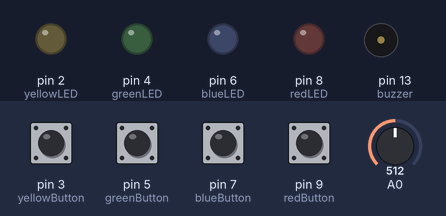
The sketch below on a simulated Arduino Uno, built with avr-gcc and run on an emulated ATmega328P. On the bench: output pins drawn as LEDs (lit = HIGH), buzzer (waves = sounding). Dashed ring = blinking. The test bench sets the inputs (shaded band); at power-on: pin 3 (yellowButton), pin 5 (greenButton), pin 7 (blueButton), pin 9 (redButton) HIGH, A0 = 512. Random numbers use the default seed unless the sketch sets one.

Above: at 2.2 s.
2.3 s: pin 3 (yellowButton) pulled LOW for 0.15 s
At 2.6 s:
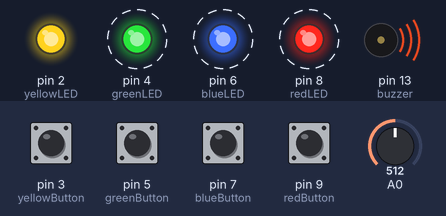
5.3 s: A0 set to 306
8.3 s: pin 7 (blueButton) pulled LOW for 0.15 s
At 8.6 s:
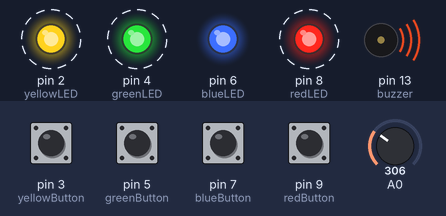
11.3 s: A0 set to 511
14.3 s: pin 5 (greenButton) pulled LOW for 0.15 s
At 14.4 s:
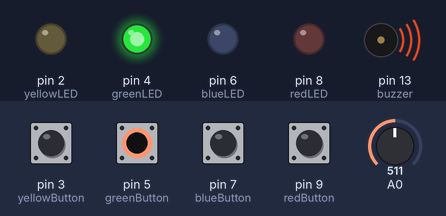
Timing chart, 0 to 18.3 s (numbered marks = the images above; inputs shaded):
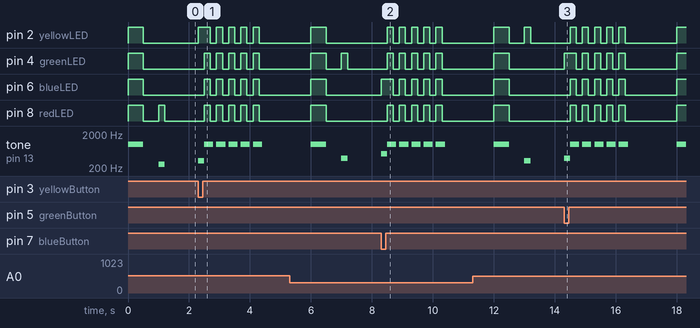

Measured:
- after the input at 2.3 s, pin 2 (yellowLED): LOW → HIGH at once, then repeats every 0.40 s: LOW 0.20 s, HIGH 0.20 s, until it stays LOW from 4.3 s; pin 4 (greenLED): alternates HIGH for 0.20 s and LOW for 0.20 s, 10 changes in all, then stays LOW, starting after 0.20 s
- after the input at 8.3 s, pin 2 (yellowLED), pin 4 (greenLED): alternates HIGH for 0.20 s and LOW for 0.20 s, 10 changes in all, then stays LOW, starting after 0.20 s
- after the input at 14.3 s, pin 2 (yellowLED): goes 4 × (HIGH 0.20 s, LOW 0.20 s), HIGH 0.20 s, LOW 1.7 s, then HIGH, starting after 0.20 s; pin 4 (greenLED): goes HIGH 0.40 s, 4 × (LOW 0.20 s, HIGH 0.20 s), LOW 1.7 s, then HIGH, starting at once

The sketch:

Memory_Arduino.ino
```cpp
const int yellowLED = 2;
const int greenLED = 4;
const int blueLED = 6;
const int redLED = 8;
const int yellowButton = 3;
const int greenButton = 5;
const int blueButton = 7;
const int redButton = 9;
const int buzzer = 13;

int sequence[100];
int playerInput[100];
int level = 0;
bool gameOver = false;

void setup() {
  pinMode(redLED, OUTPUT);
  pinMode(yellowLED, OUTPUT);
  pinMode(greenLED, OUTPUT);
  pinMode(blueLED, OUTPUT);

  pinMode(redButton, INPUT_PULLUP);
  pinMode(yellowButton, INPUT_PULLUP);
  pinMode(greenButton, INPUT_PULLUP);
  pinMode(blueButton, INPUT_PULLUP);

  pinMode(buzzer, OUTPUT);

  Serial.begin(9600);

  startGame();
}

void loop() {
  if (!gameOver) {
    playSequence();
    if (!getPlayerInput()) {
      endGame();
    } else {
      delay(500);
    }
  } else {
    delay(1500);
    startGame();
  }
}

void startGame() {
  level = 1;
  gameOver = false;

  digitalWrite(redLED, HIGH);
  digitalWrite(yellowLED, HIGH);
  digitalWrite(greenLED, HIGH);
  digitalWrite(blueLED, HIGH);
  tone(buzzer, 1000, 500);

  delay(500);

  digitalWrite(redLED, LOW);
  digitalWrite(yellowLED, LOW);
  digitalWrite(greenLED, LOW);
  digitalWrite(blueLED, LOW);

  randomSeed(analogRead(A0));
  delay(500);
}

void playSequence() {
  sequence[level - 1] = random(1, 5);
  for (int i = 0; i < level; i++) {
    lightUpLED(sequence[i]);
    delay(300);
  }
}

bool getPlayerInput() {
  for (int i = 0; i < level; i++) {
    bool inputReceived = false;
    while (!inputReceived) {
      if (digitalRead(redButton) == LOW) {
        playerInput[i] = 1;
        lightUpLED(1);
        inputReceived = true;
      } else if (digitalRead(yellowButton) == LOW) {
        playerInput[i] = 2;
        lightUpLED(2);
        inputReceived = true;
      } else if (digitalRead(greenButton) == LOW) {
        playerInput[i] = 3;
        lightUpLED(3);
        inputReceived = true;
      } else if (digitalRead(blueButton) == LOW) {
        playerInput[i] = 4;
        lightUpLED(4);
        inputReceived = true;
      }
    }
    if (playerInput[i] != sequence[i]) {
      return false;
    }
    delay(200);
  }
  level++;
  return true;
}

void endGame() {
  gameOver = true;
  for (int i = 0; i < 5; i++) {
    digitalWrite(redLED, HIGH);
    digitalWrite(yellowLED, HIGH);
    digitalWrite(greenLED, HIGH);
    digitalWrite(blueLED, HIGH);
    tone(buzzer, 1000, 300);
    delay(200);
    digitalWrite(redLED, LOW);
    digitalWrite(yellowLED, LOW);
    digitalWrite(greenLED, LOW);
    digitalWrite(blueLED, LOW);
    delay(200);
  }
}

void lightUpLED(int color) {
  int ledPin = 0;
  int toneFreq = 0;
  switch (color) {
    case 1:
      ledPin = redLED;
      toneFreq = 261;
      break;
    case 2:
      ledPin = yellowLED;
      toneFreq = 329;
      break;
    case 3:
      ledPin = greenLED;
      toneFreq = 392;
      break;
    case 4:
      ledPin = blueLED;
      toneFreq = 523;
      break;
  }
  digitalWrite(ledPin, HIGH);
  tone(buzzer, toneFreq, 200);
  delay(200);
  digitalWrite(ledPin, LOW);
}
```
